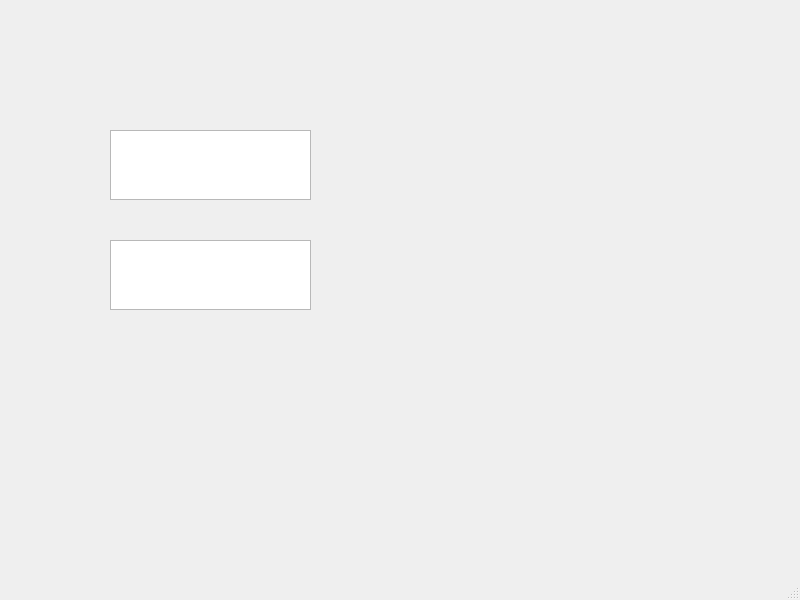
<?xml version="1.0" encoding="UTF-8"?>
<ui version="4.0">
 <class>MainWindow</class>
 <widget class="QMainWindow" name="MainWindow">
  <property name="geometry">
   <rect>
    <x>0</x>
    <y>0</y>
    <width>800</width>
    <height>600</height>
   </rect>
  </property>
  <property name="windowTitle">
   <string>MainWindow</string>
  </property>
  <property name="autoFillBackground">
   <bool>false</bool>
  </property>
  <widget class="QWidget" name="centralwidget">
   <widget class="QTextEdit" name="textEdit">
    <property name="geometry">
     <rect>
      <x>110</x>
      <y>130</y>
      <width>201</width>
      <height>70</height>
     </rect>
    </property>
   </widget>
   <widget class="QTextEdit" name="textEdit_2">
    <property name="geometry">
     <rect>
      <x>110</x>
      <y>240</y>
      <width>201</width>
      <height>70</height>
     </rect>
    </property>
   </widget>
  </widget>
  <widget class="QMenuBar" name="menubar">
   <property name="geometry">
    <rect>
     <x>0</x>
     <y>0</y>
     <width>800</width>
     <height>28</height>
    </rect>
   </property>
  </widget>
  <widget class="QStatusBar" name="statusbar"/>
 </widget>
 <resources/>
 <connections/>
</ui>
